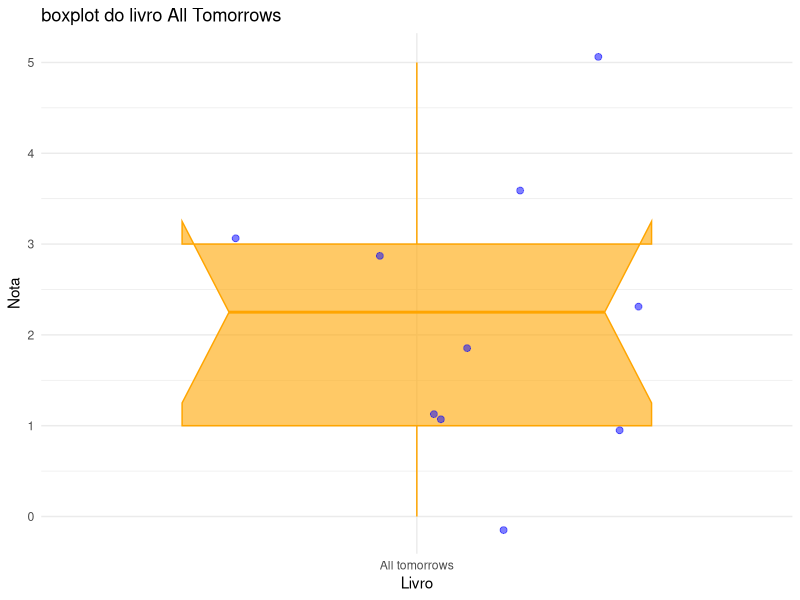
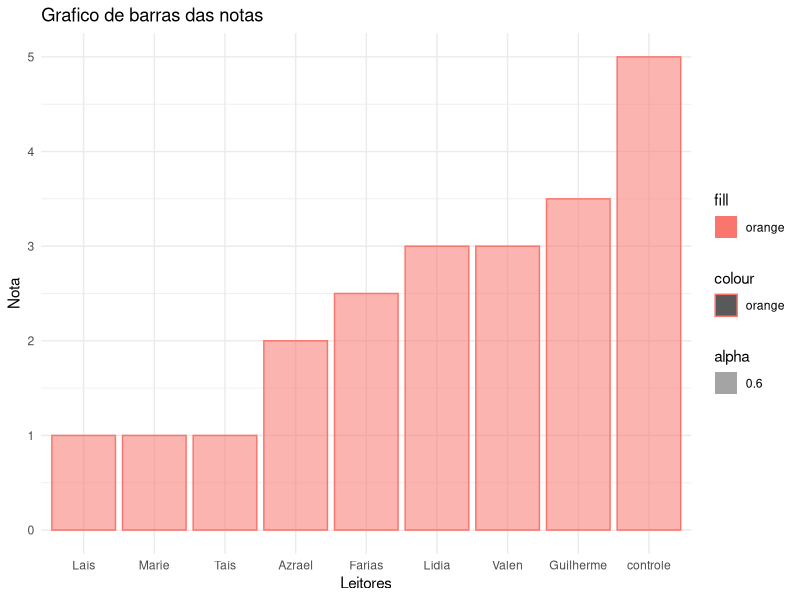

Recreate these plots in R, in order.
#_________________________________________________________
#Pacotes
#_________________________________________________________
dados <- read.csv("dados amanda/Notas All tomorrows.csv")
attach(dados)
library(tidyverse)
library(viridis)
library(forcats)
library(dplyr)
head(dados)
summary(Nota[1:8])
#_________________________________________________________
#Boxplot
#_________________________________________________________
ggplot(dados, aes(x = Livro, y = Nota))+
  geom_boxplot(alpha=0.6,color= "orange", fill = "orange", outlier.color = "blue",outlier.fill="blue", notch = T,notchwidth = 0.8)+
  geom_jitter(color="blue",size=2.0,alpha=0.5)+
  ggtitle("boxplot do livro All Tomorrows")+
  theme_minimal()
  
#_________________________________________________________
#Grafico de Barras
#_________________________________________________________
dados[c(1:8,10),] %>%
  mutate(Leitores = fct_reorder(Leitores,Nota)) %>%
ggplot( aes(x=Leitores,y=Nota,color = "orange",fill="orange",alpha=0.6))+
  geom_bar(stat = "identity")+
  theme_minimal()+
 ggtitle("Grafico de barras das notas")
